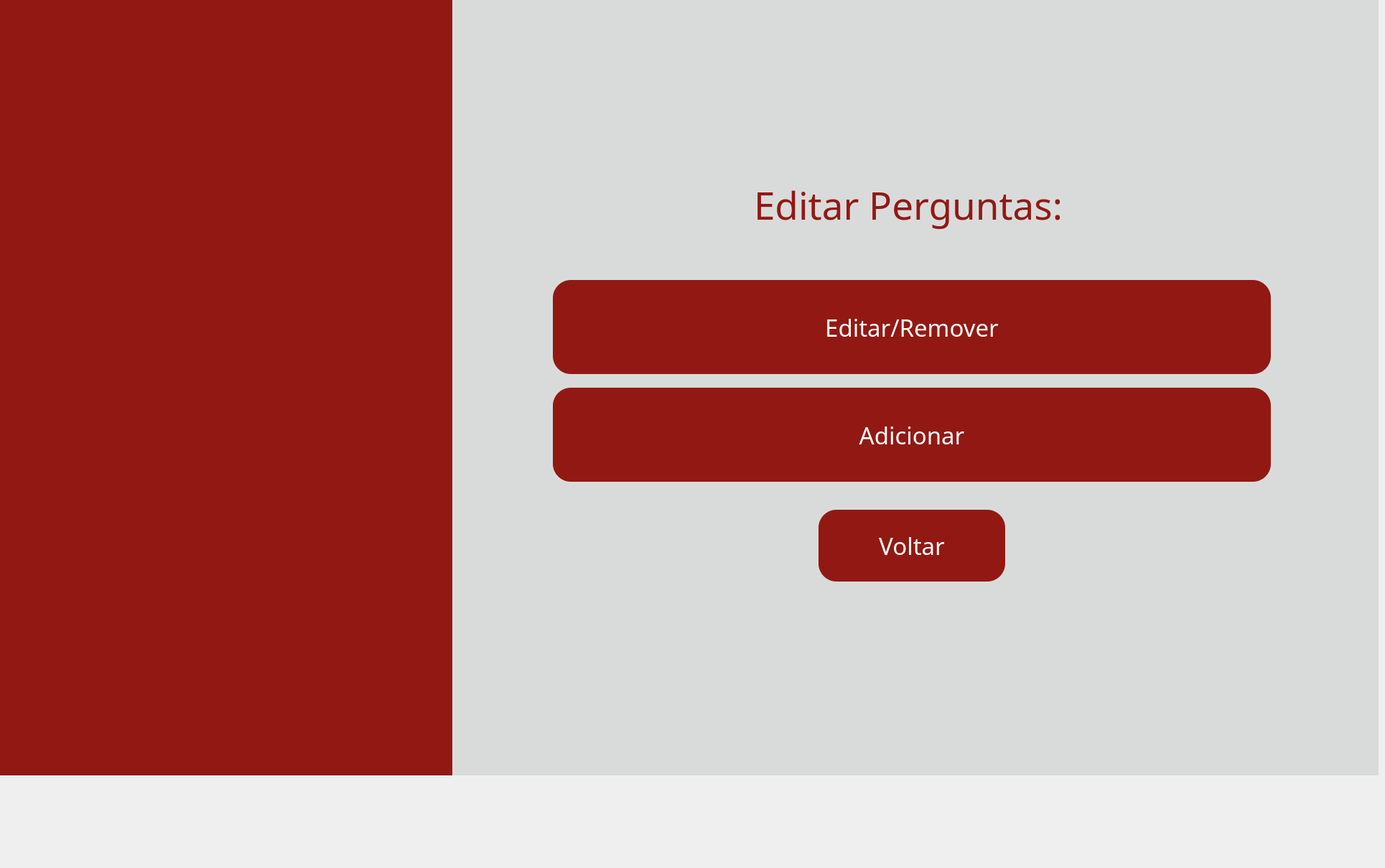
    <widget class="QWidget" name="pg_editarperguntas">
     <widget class="QWidget" name="fundo_editarperguntas" native="true">
      <property name="geometry">
       <rect>
        <x>0</x>
        <y>0</y>
        <width>1920</width>
        <height>1080</height>
       </rect>
      </property>
      <property name="styleSheet">
       <string notr="true">background-color: #d9dbdb</string>
      </property>
      <widget class="QWidget" name="barra_editarperguntas" native="true">
       <property name="geometry">
        <rect>
         <x>0</x>
         <y>0</y>
         <width>630</width>
         <height>1080</height>
        </rect>
       </property>
       <property name="styleSheet">
        <string notr="true">background-color: #921913;</string>
       </property>
      </widget>
      <widget class="QLabel" name="lbl_titulo_editarperguntas">
       <property name="geometry">
        <rect>
         <x>1050</x>
         <y>250</y>
         <width>451</width>
         <height>71</height>
        </rect>
       </property>
       <property name="font">
        <font>
         <family>Arbutus Slab</family>
         <pointsize>40</pointsize>
        </font>
       </property>
       <property name="styleSheet">
        <string notr="true">color: #921913;</string>
       </property>
       <property name="text">
        <string>Editar Perguntas:</string>
       </property>
      </widget>
      <widget class="QPushButton" name="btn_voltarareaprof">
       <property name="geometry">
        <rect>
         <x>1140</x>
         <y>710</y>
         <width>260</width>
         <height>100</height>
        </rect>
       </property>
       <property name="font">
        <font>
         <family>Arbutus Slab</family>
         <pointsize>25</pointsize>
        </font>
       </property>
       <property name="styleSheet">
        <string notr="true">QPushButton{
    background-color: #921913;
    border: none;
    border-radius: 25px;
    color: white;
}

QPushButton:hover{
    background-color: #7a1410;
}

QPushButton:pressed{
    background-color: #5a0f0c;
}</string>
       </property>
       <property name="text">
        <string>Voltar</string>
       </property>
      </widget>
      <widget class="QPushButton" name="btn_adicionarpergunta">
       <property name="geometry">
        <rect>
         <x>770</x>
         <y>540</y>
         <width>1000</width>
         <height>131</height>
        </rect>
       </property>
       <property name="font">
        <font>
         <family>Arbutus Slab</family>
         <pointsize>25</pointsize>
        </font>
       </property>
       <property name="styleSheet">
        <string notr="true">QPushButton{
    background-color: #921913;
    border: none;
    border-radius: 25px;
    color: white;
}

QPushButton:hover{
    background-color: #7a1410;
}

QPushButton:pressed{
    background-color: #5a0f0c;
}</string>
       </property>
       <property name="text">
        <string>Adicionar</string>
       </property>
      </widget>
      <widget class="QPushButton" name="btn_editarpergunta">
       <property name="geometry">
        <rect>
         <x>770</x>
         <y>390</y>
         <width>1000</width>
         <height>131</height>
        </rect>
       </property>
       <property name="font">
        <font>
         <family>Arbutus Slab</family>
         <pointsize>25</pointsize>
        </font>
       </property>
       <property name="styleSheet">
        <string notr="true">QPushButton{
    background-color: #921913;
    border: none;
    border-radius: 25px;
    color: white;
}

QPushButton:hover{
    background-color: #7a1410;
}

QPushButton:pressed{
    background-color: #5a0f0c;
}</string>
       </property>
       <property name="text">
        <string>Editar/Remover</string>
       </property>
      </widget>
      <widget class="QLabel" name="lbl_logo_cps_editarperguntas">
       <property name="geometry">
        <rect>
         <x>1550</x>
         <y>940</y>
         <width>111</width>
         <height>71</height>
        </rect>
       </property>
       <property name="text">
        <string/>
       </property>
       <property name="pixmap">
        <pixmap>../images/logocps.png</pixmap>
       </property>
       <property name="scaledContents">
        <bool>true</bool>
       </property>
      </widget>
      <widget class="QLabel" name="lbl_logo_etec_editarperguntas">
       <property name="geometry">
        <rect>
         <x>1690</x>
         <y>950</y>
         <width>151</width>
         <height>91</height>
        </rect>
       </property>
       <property name="text">
        <string/>
       </property>
       <property name="pixmap">
        <pixmap>../images/logoetec.png</pixmap>
       </property>
       <property name="scaledContents">
        <bool>true</bool>
       </property>
      </widget>
     </widget>
     <widget class="QLabel" name="img_fundo_editarperguntas">
      <property name="geometry">
       <rect>
        <x>-60</x>
        <y>-60</y>
        <width>721</width>
        <height>1200</height>
       </rect>
      </property>
      <property name="text">
       <string/>
      </property>
      <property name="pixmap">
       <pixmap>../images/fundoetec.png</pixmap>
      </property>
      <property name="scaledContents">
       <bool>true</bool>
      </property>
     </widget>
    </widget>
